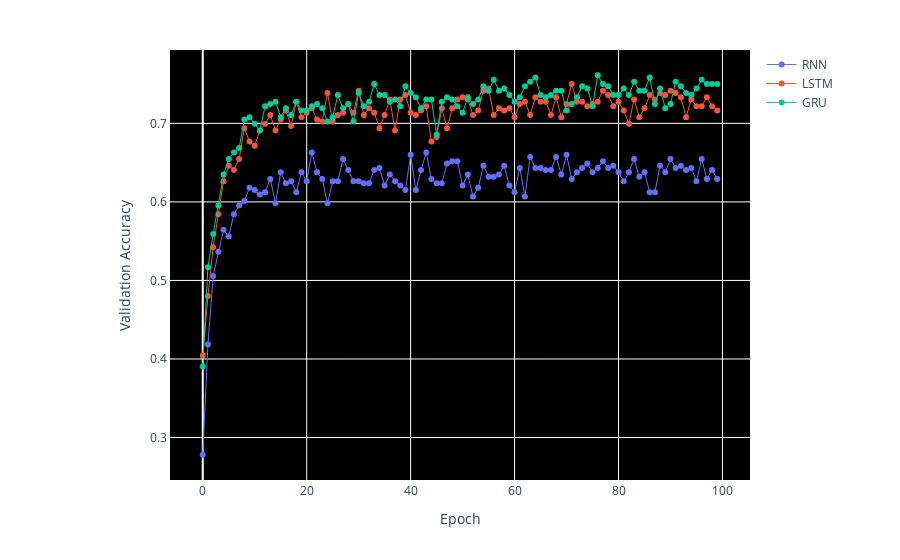

Source (notebook cell):
### Code cell
# dropout+adamW
x = [0, 1, 2, 3, 4, 5, 6, 7, 8, 9, 10, 11, 12, 13, 14, 15, 16, 17, 18, 19, 20, 21, 22, 23, 24, 25, 26, 27, 28, 29, 30, 31, 32, 33, 34, 35, 36, 37, 38, 39, 40, 41, 42, 43, 44, 45, 46, 47, 48, 49, 50, 51, 52, 53, 54, 55, 56, 57, 58, 59, 60, 61, 62, 63, 64, 65, 66, 67, 68, 69, 70, 71, 72, 73, 74, 75, 76, 77, 78, 79, 80, 81, 82, 83, 84, 85, 86, 87, 88, 89, 90, 91, 92, 93, 94, 95, 96, 97, 98, 99]
RNN = [0.27808988094329834, 0.4185393154621124, 0.5056179761886597, 0.5365168452262878, 0.5646067261695862, 0.5561797618865967, 0.584269642829895, 0.5955055952072144, 0.601123571395874, 0.617977499961853, 0.6151685118675232, 0.6095505356788635, 0.6123595237731934, 0.6292135119438171, 0.5983145833015442, 0.6376404762268066, 0.6235954761505127, 0.6264045238494873, 0.6123595237731934, 0.6376404762268066, 0.6264045238494873, 0.6629213690757751, 0.6376404762268066, 0.6292135119438171, 0.5983145833015442, 0.6264045238494873, 0.6264045238494873, 0.6544944047927856, 0.6404494643211365, 0.6264045238494873, 0.6264045238494873, 0.6235954761505127, 0.6235954761505127, 0.6404494643211365, 0.6432584524154663, 0.6207864880561829, 0.6348314881324768, 0.6264045238494873, 0.6207864880561829, 0.6151685118675232, 0.6601123809814453, 0.6151685118675232, 0.6404494643211365, 0.6629213690757751, 0.6292135119438171, 0.6235954761505127, 0.6235954761505127, 0.648876428604126, 0.6516854166984558, 0.6516854166984558, 0.6207864880561829, 0.6348314881324768, 0.6067415475845337, 0.617977499961853, 0.6460674405097961, 0.632022500038147, 0.632022500038147, 0.6348314881324768, 0.6460674405097961, 0.6207864880561829, 0.6123595237731934, 0.6432584524154663, 0.6067415475845337, 0.6573033928871155, 0.6432584524154663, 0.6432584524154663, 0.6404494643211365, 0.6404494643211365, 0.6573033928871155, 0.6348314881324768, 0.6601123809814453, 0.6292135119438171, 0.6376404762268066, 0.6432584524154663, 0.648876428604126, 0.6376404762268066, 0.6432584524154663, 0.6516854166984558, 0.6432584524154663, 0.6460674405097961, 0.6376404762268066, 0.6264045238494873, 0.6376404762268066, 0.6544944047927856, 0.632022500038147, 0.6376404762268066, 0.6123595237731934, 0.6123595237731934, 0.6460674405097961, 0.6376404762268066, 0.6544944047927856, 0.6432584524154663, 0.6460674405097961, 0.6404494643211365, 0.6432584524154663, 0.6264045238494873, 0.6544944047927856, 0.6292135119438171, 0.6404494643211365, 0.6292135119438171]
LSTM = [0.40449437499046326, 0.48033708333969116, 0.5421348214149475, 0.584269642829895, 0.6264045238494873, 0.6460674405097961, 0.6404494643211365, 0.6544944047927856, 0.6938202381134033, 0.6769663095474243, 0.6713483333587646, 0.6910112500190735, 0.699438214302063, 0.7106741666793823, 0.6910112500190735, 0.7050561904907227, 0.716292142868042, 0.6966292262077332, 0.7275280952453613, 0.7078651785850525, 0.7134831547737122, 0.7191011309623718, 0.7050561904907227, 0.7022472023963928, 0.7387640476226807, 0.7022472023963928, 0.7106741666793823, 0.7134831547737122, 0.7247191071510315, 0.7134831547737122, 0.7415730357170105, 0.7106741666793823, 0.7191011309623718, 0.7134831547737122, 0.6938202381134033, 0.7106741666793823, 0.7303370833396912, 0.6910112500190735, 0.7303370833396912, 0.7359550595283508, 0.7134831547737122, 0.7106741666793823, 0.716292142868042, 0.7219101190567017, 0.6769663095474243, 0.682584285736084, 0.7191011309623718, 0.6938202381134033, 0.7191011309623718, 0.7303370833396912, 0.733146071434021, 0.7303370833396912, 0.7106741666793823, 0.716292142868042, 0.7415730357170105, 0.7443820238113403, 0.7106741666793823, 0.7191011309623718, 0.716292142868042, 0.7191011309623718, 0.7078651785850525, 0.7247191071510315, 0.7275280952453613, 0.7106741666793823, 0.733146071434021, 0.7275280952453613, 0.7275280952453613, 0.7106741666793823, 0.733146071434021, 0.7078651785850525, 0.7247191071510315, 0.75, 0.7275280952453613, 0.7275280952453613, 0.7219101190567017, 0.7247191071510315, 0.7275280952453613, 0.7415730357170105, 0.7359550595283508, 0.7219101190567017, 0.7275280952453613, 0.716292142868042, 0.699438214302063, 0.7303370833396912, 0.7078651785850525, 0.7191011309623718, 0.7359550595283508, 0.7303370833396912, 0.7387640476226807, 0.7359550595283508, 0.7415730357170105, 0.7387640476226807, 0.733146071434021, 0.7078651785850525, 0.7303370833396912, 0.7219101190567017, 0.7219101190567017, 0.733146071434021, 0.7219101190567017, 0.716292142868042]
GRU = [0.3904494345188141, 0.516853928565979, 0.5589887499809265, 0.5955055952072144, 0.6348314881324768, 0.6544944047927856, 0.6629213690757751, 0.6685393452644348, 0.7050561904907227, 0.7078651785850525, 0.699438214302063, 0.6910112500190735, 0.7219101190567017, 0.7247191071510315, 0.7275280952453613, 0.7078651785850525, 0.7191011309623718, 0.7106741666793823, 0.7275280952453613, 0.716292142868042, 0.716292142868042, 0.7219101190567017, 0.7247191071510315, 0.7191011309623718, 0.7022472023963928, 0.7078651785850525, 0.7359550595283508, 0.7191011309623718, 0.7247191071510315, 0.7022472023963928, 0.7387640476226807, 0.7219101190567017, 0.7275280952453613, 0.75, 0.7359550595283508, 0.7359550595283508, 0.7275280952453613, 0.7303370833396912, 0.7219101190567017, 0.7471910119056702, 0.7387640476226807, 0.733146071434021, 0.7191011309623718, 0.7303370833396912, 0.7303370833396912, 0.6853932738304138, 0.7275280952453613, 0.733146071434021, 0.7303370833396912, 0.7219101190567017, 0.7134831547737122, 0.733146071434021, 0.7247191071510315, 0.7303370833396912, 0.7471910119056702, 0.7415730357170105, 0.7556179761886597, 0.7415730357170105, 0.7443820238113403, 0.7359550595283508, 0.7275280952453613, 0.733146071434021, 0.7471910119056702, 0.7528089880943298, 0.7584269642829895, 0.7359550595283508, 0.733146071434021, 0.7359550595283508, 0.7415730357170105, 0.7415730357170105, 0.716292142868042, 0.7247191071510315, 0.733146071434021, 0.7471910119056702, 0.7443820238113403, 0.7219101190567017, 0.7612359523773193, 0.75, 0.7471910119056702, 0.7359550595283508, 0.7359550595283508, 0.7443820238113403, 0.7359550595283508, 0.7528089880943298, 0.7415730357170105, 0.7415730357170105, 0.7584269642829895, 0.7247191071510315, 0.7443820238113403, 0.7191011309623718, 0.7247191071510315, 0.7528089880943298, 0.7471910119056702, 0.7387640476226807, 0.7359550595283508, 0.7443820238113403, 0.7556179761886597, 0.75, 0.75, 0.75]
plot_favorite(x, RNN, LSTM, GRU)
